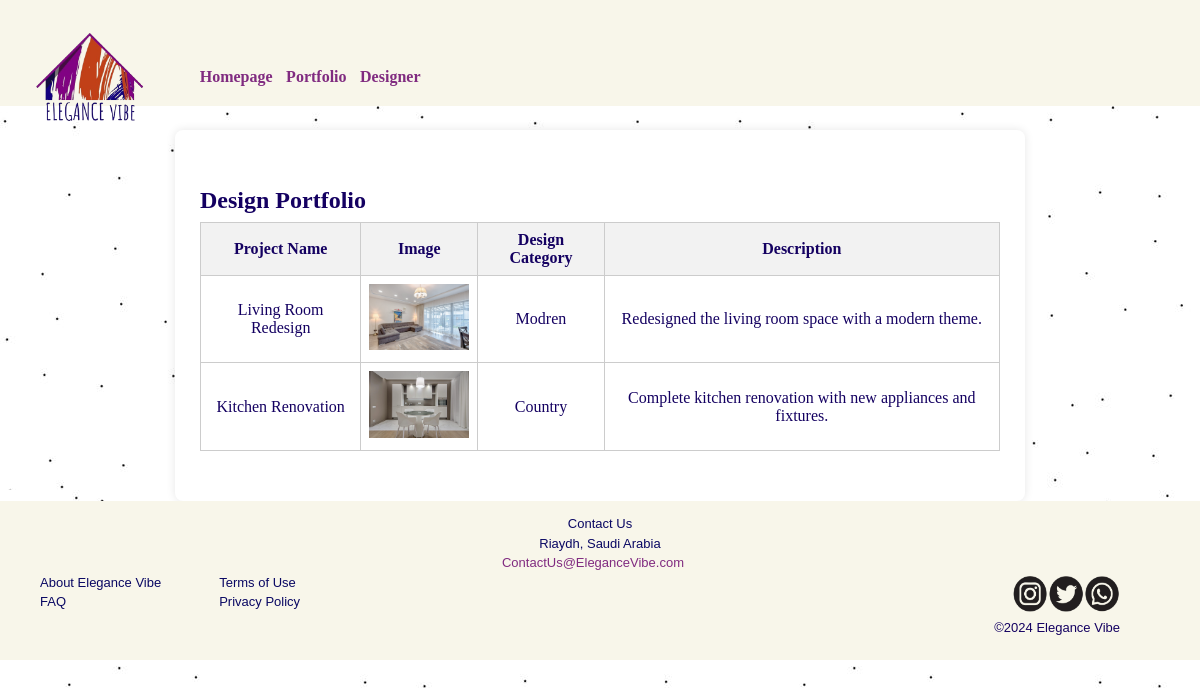
Page /Portfolio.php?designer_id=1 on the committed database.
### tables this page shows
CREATE TABLE `designportoflioproject` (
  `id` int(11) NOT NULL,
  `designerID` int(11) DEFAULT NULL,
  `projectName` varchar(255) DEFAULT NULL,
  `projectImgFileName` varchar(255) DEFAULT NULL,
  `description` varchar(255) DEFAULT NULL,
  `designCategoryID` int(11) DEFAULT NULL
);

CREATE TABLE `designcategory` (
  `id` int(11) NOT NULL,
  `category` varchar(255) DEFAULT NULL
);

### Portfolio.php (the view, shortened to what this page needs)
<?php
$servername = "localhost";
$username = "root";
$password = "root";
$dbname = "elegancevibe";
$conn = mysqli_connect($servername, $username, $password, $dbname);
if (isset($_GET['designer_id'])) {
    $designerID = $_GET['designer_id'];
    $sql = "SELECT p.projectName, p.projectImgFileName, c.category, p.description
            FROM DesignPortoflioProject p
            INNER JOIN DesignCategory c ON p.designCategoryID = c.id
            WHERE p.designerID = '$designerID'";
    $result = mysqli_query($conn, $sql);
} else {
    echo "Designer ID not provided.";
    exit;
}
?>
<!DOCTYPE html>
<html lang="en">
<head>
    <link href="Designer.css" rel="stylesheet" type="text/css">
</head>
<body>
<header>
    <div id="navbar">
        <div id="head">
            <a href="index.php"> <img src="image/logo.png" alt="logo" class="logo"> </a>
        </div>
        <div>
            <nav id="navbar-right">
                <ul class="nav-list">
                    <li><a href="index.php">Homepage</a></li>
                    <li><a href="Portfolio.php">Portfolio</a></li>
                    <li><a href="Designer.php">Designer</a></li>
                </ul>
            </nav>
        </div>
    </div>
</header>
<div class="mainContent">
    <h2>Design Portfolio</h2>
    <table id="portfolio-table">
        <thead>
        <tr>
            <th>Project Name</th>
            <th>Image</th>
            <th>Design Category</th>
            <th>Description</th>
        </tr>
        </thead>
        <tbody>
        <?php
        while ($row = mysqli_fetch_assoc($result)) {
            echo "<tr>";
            echo "<td>" . $row['projectName'] . "</td>";
            echo "<td><img src='image/" . $row['projectImgFileName'] . "' alt='" . $row['projectName'] . "' width='120' style='max-width: 100px; max-height: 100px;'></td>";
            echo "<td>" . $row['category'] . "</td>";
            echo "<td>" . $row['description'] . "</td>";
            echo "</tr>";
        }
        ?>
        </tbody>
    </table>
</div>
<footer>
    <div id="footer">
        <p id="contact"> Contact Us  <br>
            Riaydh, Saudi Arabia <br>
            <a id="link" href="mailto: ContactUs@EleganceVibe.com"> ContactUs@EleganceVibe.com</a>
        </p>
        <div class="footer-sections">
            <div id="fot1">
                <br>
                <a href="" class="footer">About Elegance Vibe </a> <br>
                <a href="" class="footer">FAQ</a>
            </div>
            <div id="fot2">
                <br>
                <a href="" class="footer">Terms of Use</a><br>
                <a href="" class="footer">Privacy Policy</a>
            </div>
        </div>
        <div id="fot3">
            <p>
                <a href="" class="footer"><img src="image/whatsapp.png" alt="whatsapp"></a>
                <a href="" class="footer"><img src="image/twitter.png" alt="twitter"></a>
                <a href="" class="footer"><img src="image/instagram.png" alt="instagram"></a>
                <br>
                ©2024 Elegance Vibe
            </p>
        </div>
    </div>
</footer>
</body>
</html>

### Designer.css (style rules this page uses)
.logo { display: block; width: 150px; margin: 0; margin-bottom: 20px; }
p a { text-align: right; float:right; }
body { font-family: 'Georgia', 'Times', 'Times New Roman'; background-color: #ffffff; margin: 0; padding: 0; color: #140061; background-image: url("image/b.jpg"); background-size:auto; }
h2 { font-size: 1.5rem; margin-top: 2rem; margin-bottom: 0.5rem; }
table { width: 100%; border-collapse: collapse; }
th, td { padding: 0.5rem; border: 1px solid #ccc; text-align: center ; list-style-position: inside; }
th { background-color: #f2f2f2; font-weight: bold; }
a { color: rgb(128, 43, 128); text-decoration: none; }
.mainContent { max-width: 800px; margin: 0 auto; padding: 25px; padding-bottom: 50px; background-color: #fff; box-shadow: 0 0 10px rgba(0, 0, 0, 0.1); border-radius: 8px; }
header { background-color: rgb(248, 246, 234); margin-bottom: 2vw; text-align: center; }
footer { float: left; font-family: Arial; width: 100%; background-color: rgb(248, 246, 234); font-size: small; line-height: 1.5; }
.footer-sections { padding-left: 40px; }
#fot1, #fot2 { width: calc(174px / 500px * 100%); float: left; }
#fot3 { padding-top: 10px; padding-bottom: 10px; padding-right: 80px; float: right; text-align: center; }
#fot3 img { width: 3vw; height: 3vw; }
#fot1 a, #fot2 a { text-decoration: none; }
a.footer { color: #0a0863; }
a { text-decoration: none; }
.nav-list { list-style: none; margin: 0; padding: 0; display: flex; }
.nav-list li { color: #020202; float: left; text-align:left; padding: 4%; text-decoration: none; font-weight: bold; line-height: 4%; border-radius:4%; margin-left:1%; margin-bottom: 3%; font-size:medium; height: 50%; padding:5% 3%; }
#navbar { background-color: rgb(248, 246, 234); background-size: 100%; width:100%; padding: 1% 1%; height: 50%; top: 0; z-index: 100; }
#navbar-right { display: flex; margin-left: 15%; margin-top: -10% ; flex-direction: row; justify-content: flex-start; flex:0; }
p#contact { color: #0a0863; text-align: center; margin-bottom: -90%; }
a#link { color: rgb(128, 43, 128); text-align: center; margin-right: 43%; margin-bottom: -90%; }
#fot2 { margin-left: 5%; }

### rows in the picture
designportoflioproject: projectName "Living Room Redesign", projectImgFileName (picture), designCategoryID.category "Modren", description "Redesigned the living room space with a modern theme."
designportoflioproject: projectName "Kitchen Renovation", projectImgFileName (picture), designCategoryID.category "Country", description "Complete kitchen renovation with new appliances and fixtures."
